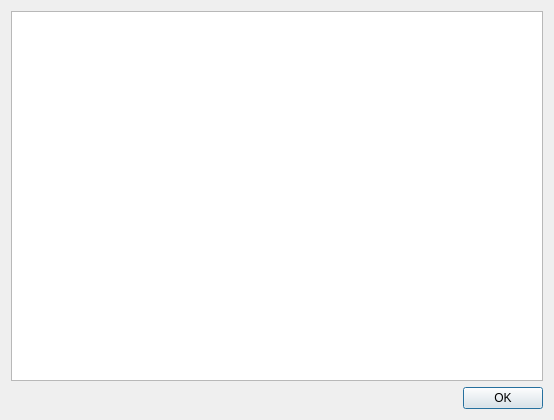
<?xml version="1.0" encoding="UTF-8"?>
<ui version="4.0">
 <class>FilePropsDialog</class>
 <widget class="QDialog" name="FilePropsDialog">
  <property name="geometry">
   <rect>
    <x>0</x>
    <y>0</y>
    <width>554</width>
    <height>420</height>
   </rect>
  </property>
  <property name="windowTitle">
   <string>Dialog</string>
  </property>
  <layout class="QVBoxLayout" name="verticalLayout">
   <item>
    <widget class="QTableWidget" name="tableWidget">
     <property name="horizontalScrollMode">
      <enum>QAbstractItemView::ScrollPerPixel</enum>
     </property>
    </widget>
   </item>
   <item>
    <widget class="QDialogButtonBox" name="buttonBox">
     <property name="orientation">
      <enum>Qt::Horizontal</enum>
     </property>
     <property name="standardButtons">
      <set>QDialogButtonBox::Ok</set>
     </property>
    </widget>
   </item>
  </layout>
 </widget>
 <resources/>
 <connections>
  <connection>
   <sender>buttonBox</sender>
   <signal>accepted()</signal>
   <receiver>FilePropsDialog</receiver>
   <slot>accept()</slot>
   <hints>
    <hint type="sourcelabel">
     <x>248</x>
     <y>254</y>
    </hint>
    <hint type="destinationlabel">
     <x>157</x>
     <y>274</y>
    </hint>
   </hints>
  </connection>
  <connection>
   <sender>buttonBox</sender>
   <signal>rejected()</signal>
   <receiver>FilePropsDialog</receiver>
   <slot>reject()</slot>
   <hints>
    <hint type="sourcelabel">
     <x>316</x>
     <y>260</y>
    </hint>
    <hint type="destinationlabel">
     <x>286</x>
     <y>274</y>
    </hint>
   </hints>
  </connection>
 </connections>
</ui>
